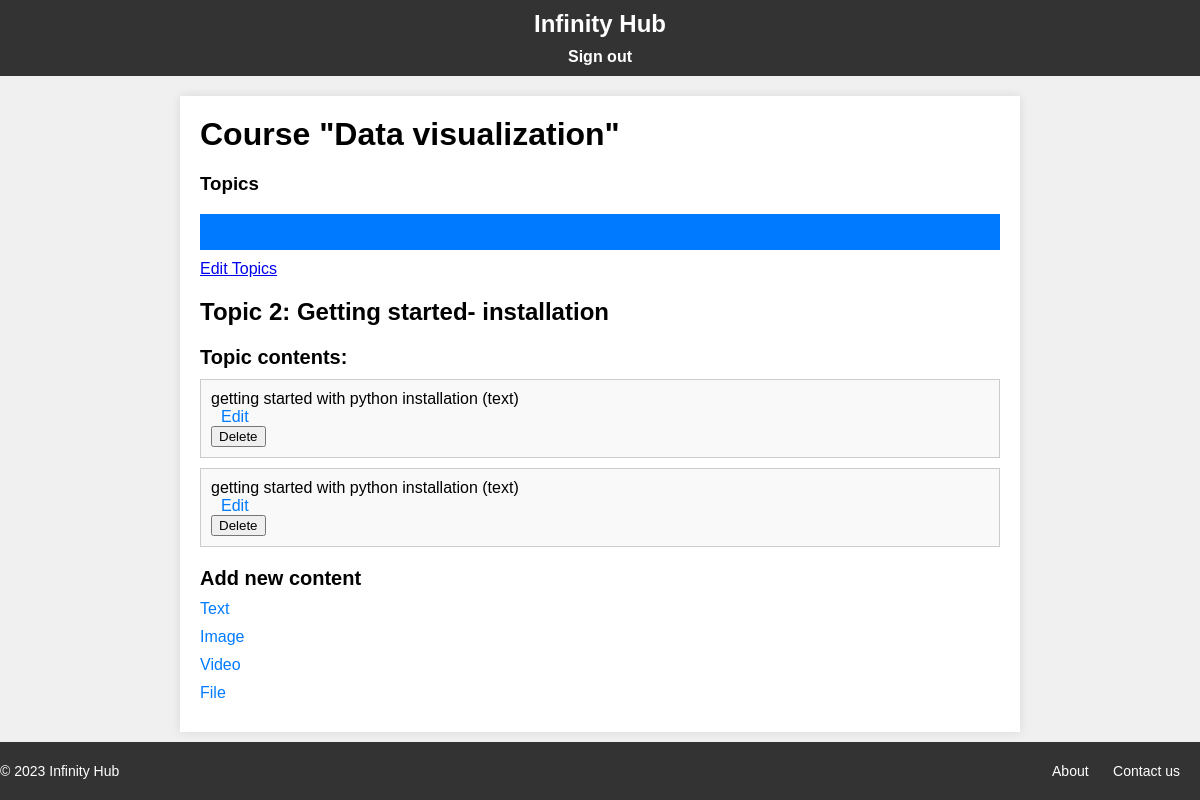
/course/topic/1/ (signed in), run on an earlier commit of the app's database.
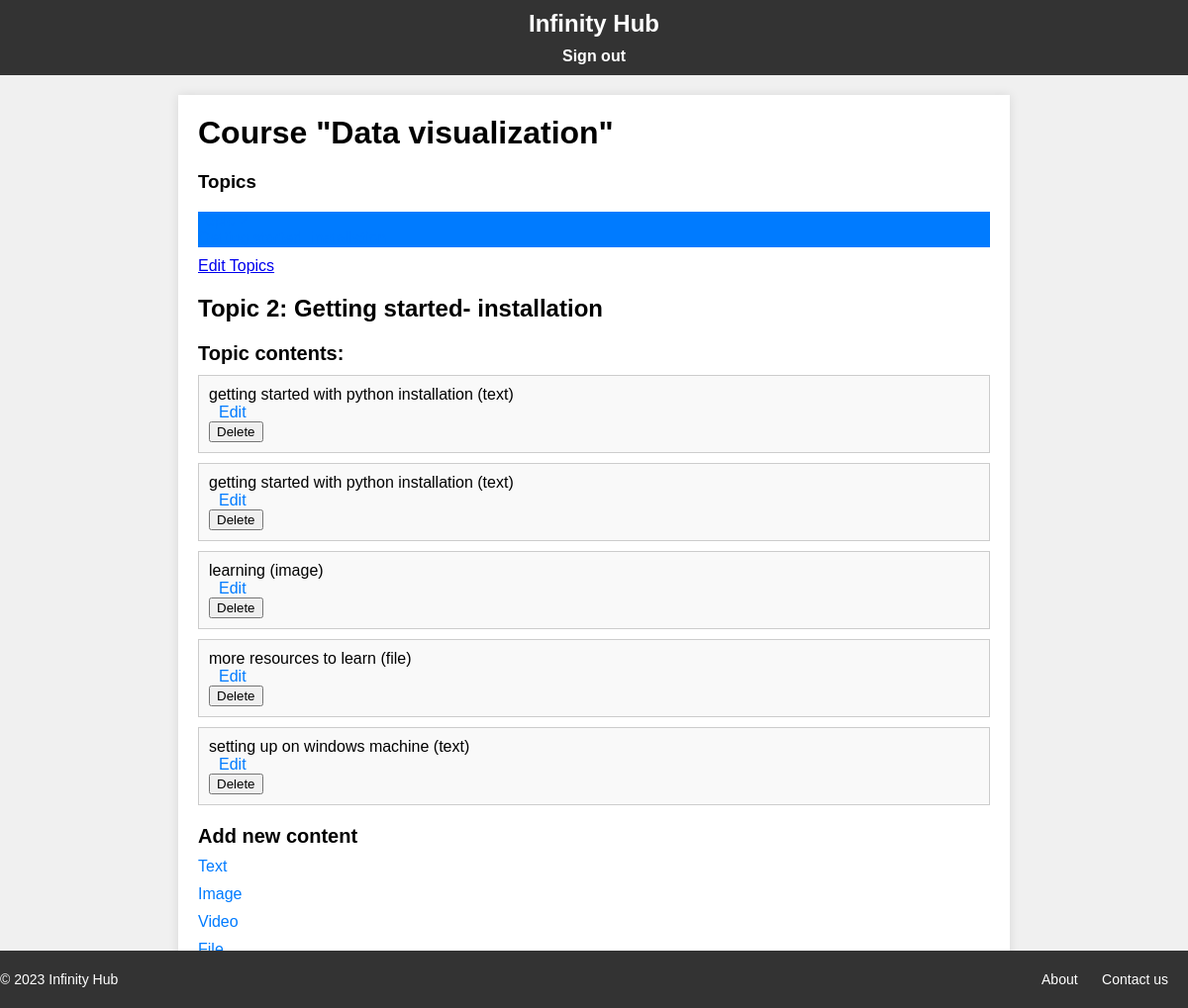
And on a later commit of the database.
### courses/models.py (models this page shows, shortened)
class Course(models.Model):
    owner = models.ForeignKey(User, related_name="courses_created",on_delete=models.CASCADE)
    subject = models.ForeignKey(Subject, related_name="courses", on_delete=models.CASCADE)
    title = models.CharField(max_length=200)
    slug = models.SlugField(max_length=200, unique=True)
    overview = models.TextField()
    created = models.DateTimeField(auto_now_add=True)
    class Meta:
        ordering = ['-created']

class Topic(models.Model):
    course = models.ForeignKey(Course, related_name='topics', on_delete=models.CASCADE)
    title = models.CharField(max_length=200)
    description = models.TextField(blank=True)
    order = OrderField(blank=True, for_fields=['course']) # type: ignore
    class Meta:
        ordering = ['order']

class Content(models.Model):
    topic  = models.ForeignKey(Topic, related_name='contents', on_delete=models.CASCADE)
    content_type = models.ForeignKey(ContentType,
                                    on_delete=models.CASCADE,
                                    limit_choices_to={'model__in': (
                                        'text',
                                        'video',
                                        'image',
                                        'file'
                                    )}
                                    )
    object_id = models.PositiveIntegerField()
    item = GenericForeignKey('content_type', 'object_id')
    order = OrderField(blank=True, for_fields=['topic']) # type: ignore
    class Meta:
        ordering = ['order']

class ItemBase(models.Model):
    owner = models.ForeignKey(User, related_name='%(class)s_related', on_delete=models.CASCADE)
    title = models.CharField(max_length=250)
    created = models.DateTimeField(auto_now_add=True)
    updated = models.DateTimeField(auto_now=True)
    class Meta:
        abstract = True
    def __str__(self) -> str:
        return self.title

class Text(ItemBase):
    content = models.TextField()

class Image(ItemBase):
    file = models.FileField(upload_to='images')

class File(ItemBase):
    file = models.FileField(upload_to='files')

### courses/views.py (the view)
# urls.py: path('topic/<int:topic_id>/', views.TopicContentList.as_view(), name='topic_content_list'),
class TopicContentList(TemplateResponseMixin, View):
    template_name = 'courses/manage/topic/content_list.html'
    def get(self, request, topic_id):
        topic = get_object_or_404(Topic, id=topic_id, course__owner=request.user)
        return self.render_to_response({'topic': topic})

### courses/templatetags/course.py (called while the page is built)
@register.filter
def model_name(obj):
    try:
        return obj._meta.model_name
    except AttributeError:
        return None

### courses/templates/courses/manage/topic/content_list.html (shortened to what this page needs)
{% extends "base.html" %}
{% load course %}
{% block content %}
{% with course=topic.course %}
<h1> Course "{{ course.title }}"</h1>
<div class="contents">
    <h3>Topics</h3>
    <ul id="topics">
        {% for t in course.topics.all  %}
        <li data-id="{{ t.id }}" {% if t == topic %} class="selected"{% endif %}>
            <a href="{% url "topic_content_list" t.id %}">
                <span>
                    Topic <span class="order">{{ t.order|add:1}}</span>
                </span>
            </a>
        </li>
        {% empty %}
        <li>No topics yet</li>
        {% endfor %}
    </ul>
    <p><a href="{% url "course_topic_update" course.id%}">Edit Topics</a></p>
</div>
<div class="topic">
    <h2>Topic {{ topic.order|add:1 }}: {{ topic.title }} </h2>
    <h3>Topic contents: </h3>
    <div id="topic-contents">
        {% for content in topic.contents.all  %}
        <div data-id="{{ content.id }}">
            {% with item=content.item %}
            <p>{{ item }} ({{ item|model_name }})</p>
            <a href="{% url "topic_content_update" topic.id item|model_name item.id%}">Edit</a>
            <form action="{% url "topic_content_delete" content.id%}" method="post">
                <input type="submit" value="Delete">
            </form>
            {% endwith %}
        </div>
        {% empty %}
        <p>This Topic has no contents yet.</p>
        {% endfor %}
    </div>
    <h3>Add new content</h3>
    <ul class="content-types">
        <li><a href="{% url "topic_content_create" topic.id "text"%}">Text</a></li>
        <li><a href="{% url "topic_content_create" topic.id "image"%}">Image</a></li>
        <li><a href="{% url "topic_content_create" topic.id "video"%}">Video</a></li>
        <li><a href="{% url "topic_content_create" topic.id "file"%}">File</a></li>
    </ul>
</div>
{% endwith %}
{% endblock content %}

### courses/templates/base.html (shortened to what this page needs)
{% load static %}
<!DOCTYPE html>
<html>
    <head>
        <link href="{% static "css/base.css" %}" rel="stylesheet">
        <link href="{% static "css/form.css" %}" rel="stylesheet">
    </head>
    <body>
        <div id="header">
            <a href="/" class="logo"> Infinity Hub</a>
            <ul class="menu">
                {% if request.user.is_authenticated %}
                <li><a href="{% url "logout" %}">Sign out</a></li>
                {% else %}
                <li><a href="{% url "login" %}">Sign in</a></li>
                {% endif %}
            </ul>
        </div>
        <div id="content">
            {% block content %}
            {% endblock content %}
        </div>
        <footer>
            <div class="container">
                <div class="footer-left">
                    <p>© 2023 Infinity Hub</p>
                </div>
                <div class="footer-right">
                    <ul class="footer-menu">
                        <li><a href="#">About</a></li>
                        <li><a href="#">Contact us</a></li>
                    </ul>
                </div>
            </div>
        </footer>
    </body>
</html>

### courses/static/css/base.css (style rules this page uses)
body, h1, h2, p, ul, li { margin: 0; padding: 0; }
body { background-color: #f0f0f0; font-family: Arial, sans-serif; }
#header { background-color: #333; color: #fff; padding: 10px 0; text-align: center; }
.logo { text-decoration: none; color: #fff; font-size: 24px; font-weight: bold; }
.menu { list-style: none; margin-top: 10px; }
.menu li { display: inline; margin-right: 20px; }
.menu li:last-child { margin-right: 0; }
.menu a { text-decoration: none; color: #fff; font-weight: bold; }
#content { max-width: 800px; margin: 20px auto; padding: 20px; background-color: #fff; box-shadow: 0 0 10px rgba(0, 0, 0, 0.1); }
.contents { margin-top: 20px; }
#topics { list-style: none; padding: 0; }
#topics li { margin-bottom: 10px; }
#topics li.selected { background-color: #007bff; color: #fff; }
#topics li a { text-decoration: none; color: #007bff; }
.topic { margin-top: 20px; }
.topic h2 { font-size: 24px; margin-bottom: 10px; }
.topic h3 { font-size: 20px; margin-bottom: 10px; }
#topic-contents { margin-top: 10px; }
#topic-contents div { margin-bottom: 10px; border: 1px solid #ccc; padding: 10px; background-color: #f9f9f9; }
#topic-contents a { text-decoration: none; color: #007bff; margin-left: 10px; }
.content-types { list-style: none; padding: 0; }
.content-types li { margin-bottom: 10px; }
.content-types a { text-decoration: none; color: #007bff; }
footer { background-color: #333; color: #fff; padding: 20px 0; position: absolute; bottom: 0; width: 100%; }
.container { max-width: 1200px; margin: 0 auto; display: flex; justify-content: space-between; align-items: center; }
.footer-left { flex: 1; }
.footer-left p { margin: 0; font-size: 14px; }
.footer-right { flex: 1; text-align: right; }
.footer-menu { list-style: none; padding: 0; }
.footer-menu li { display: inline-block; margin-right: 20px; }
.footer-menu li a { text-decoration: none; color: #fff; font-size: 14px; }

What changed in the data, as far as the page shows it:
added Content: item "learning", item|model_name "image"
added Content: item "more resources to learn", item|model_name "file"
added Content: item "setting up on windows machine", item|model_name "text"
